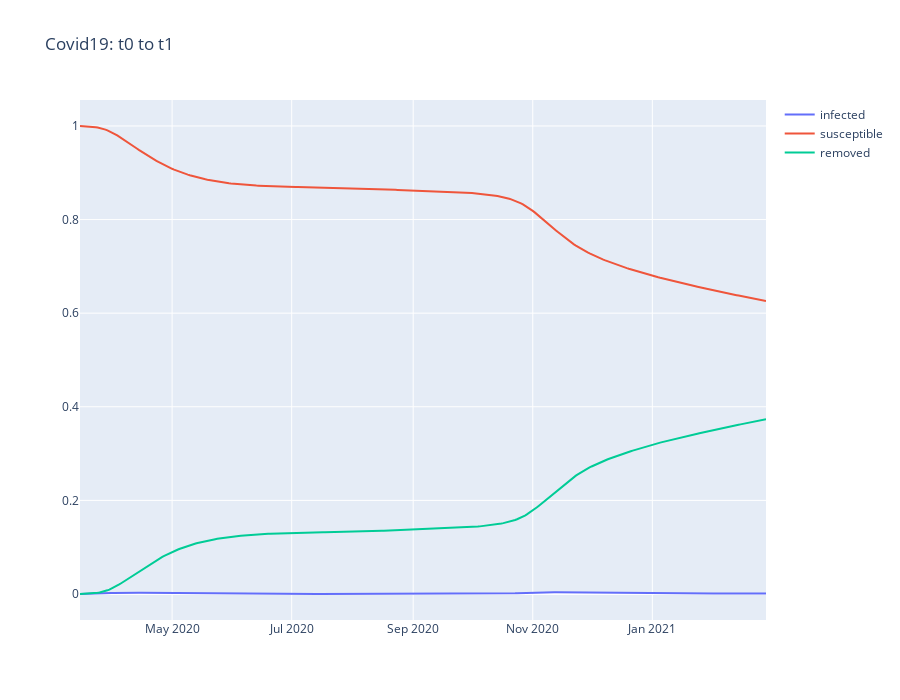

This figure's notebook cell:
### Code cell
fig1 = go.Figure()
fig1.add_trace(go.Scatter(x=lst_range, y=infected_t0_t1, name="infected"))
fig1.add_trace(go.Scatter(x=lst_range, y=susceptible_t0_t1, name="susceptible"))
fig1.add_trace(go.Scatter(x=lst_range, y=removed_t0_t1, name="removed"))

fig1.update_layout(title_text="Covid19: t0 to t1", height=700)
fig1.write_html("figures/SIR_data.html")
fig1.show()

### Figure 1 — Plotly figure (JSON) as saved in the notebook; plotly's stock layout.template omitted (floating-point values rounded to 4 significant figures; data arrays with more than 128 entries replaced by an {"elided": "..."} marker saying what was removed)
{"data": [{"name": "infected", "type": "scatter", "x": {"elided": "351 str values"}, "y": {"elided": "351 float values"}}, {"name": "susceptible", "type": "scatter", "x": {"elided": "351 str values"}, "y": {"elided": "351 float values"}}, {"name": "removed", "type": "scatter", "x": {"elided": "351 str values"}, "y": {"elided": "351 float values"}}], "layout": {"height": 700, "title": {"text": "Covid19: t0 to t1"}}}
